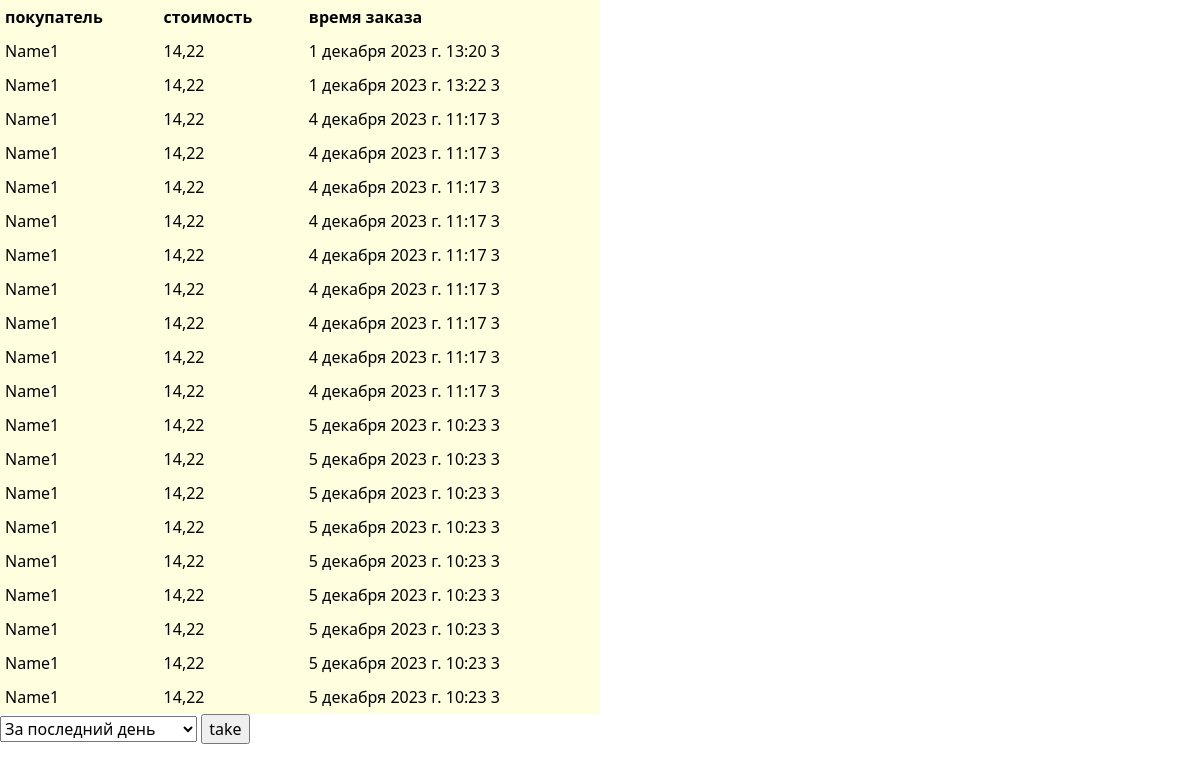
The app's page /orders/1, older data.
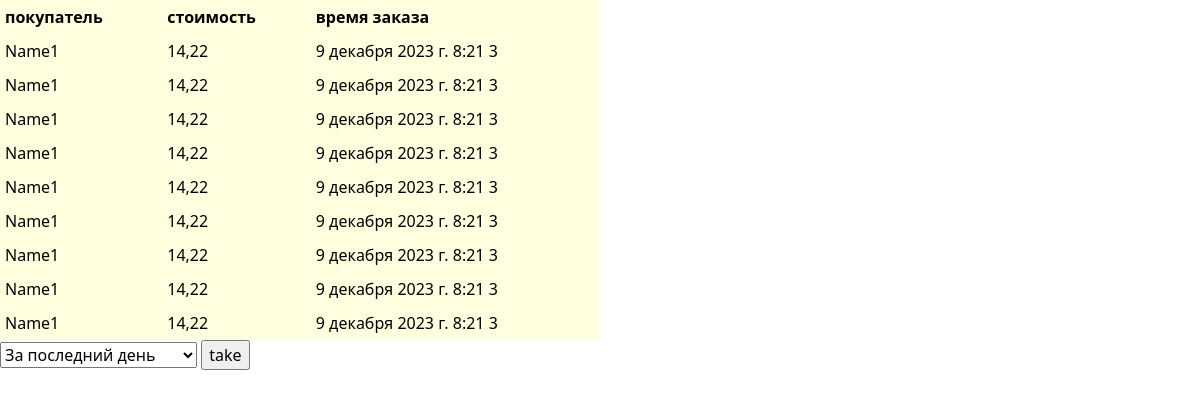
The same page, newer data.
### myapp2/models.py (models this page shows, shortened)
class User(models.Model):
    name = models.CharField(max_length=100)
    email = models.EmailField()
    phone_number = models.IntegerField()
    address = models.CharField(max_length=300)
    date_registration = models.DateTimeField(auto_now_add=True)

class Order(models.Model):
    customer = models.ForeignKey(User, on_delete=models.CASCADE)
    products = models.ManyToManyField(Product)
    total_price = models.DecimalField(max_digits=8, decimal_places=2)
    date_ordered = models.DateTimeField(default=timezone.now)

### myapp2/views.py (the view)
# urls.py: path('orders/<int:id_user>', views.get_orders, name='get_orders'),
def get_orders(request, id_user):
    user = get_object_or_404(User, pk=id_user)
    order = Order.objects.filter(customer=user)
    date = datetime.now()
    if request.method == 'POST':
        choice = int(request.POST.get('choice', 100))
        delta = date - timedelta(days=choice)
        context = {
            'order': order.filter(date_ordered__range=(delta, date)),
            'user': user.name
        }
        print(date)
        return render(request, 'myapp2/show_orders.html', context)
    else:
        context = {
            'order': order,
            'user': user.name
        }
    return render(request, 'myapp2/show_orders.html', context)

### myapp2/templates/myapp2/show_orders.html (shortened to what this page needs)
{% extends 'myapp2/base.html' %}
{% block content %}
    <table>
        <tr>
            <th> покупатель</th>
            <th>стоимость</th>
            <th>время заказа</th>
        </tr>
        {% for i in order %}
            <tr>
                <td>{{ user }}</td>
                <td>{{ i.total_price }}</td>
                <td>{{ i.date_ordered }} 3</td>
            </tr>
        {% endfor %}
    </table>
    <form method="post">
        <select name="choice">
            <option value='1'>За последний день</option>
        </select>
        <input type="submit" value="take"/>
    </form>
{% endblock %}

Row changes from the older to the newer data that the page shows:
removed Order: {{ user }} "Name1", total_price "14,22", date_ordered "1 декабря 2023 г. 13:22"
removed Order: {{ user }} "Name1", total_price "14,22", date_ordered "4 декабря 2023 г. 11:17"
removed Order: {{ user }} "Name1", total_price "14,22", date_ordered "4 декабря 2023 г. 11:17"
removed Order: {{ user }} "Name1", total_price "14,22", date_ordered "4 декабря 2023 г. 11:17"
removed Order: {{ user }} "Name1", total_price "14,22", date_ordered "4 декабря 2023 г. 11:17"
removed Order: {{ user }} "Name1", total_price "14,22", date_ordered "4 декабря 2023 г. 11:17"
removed Order: {{ user }} "Name1", total_price "14,22", date_ordered "4 декабря 2023 г. 11:17"
removed Order: {{ user }} "Name1", total_price "14,22", date_ordered "4 декабря 2023 г. 11:17"
removed Order: {{ user }} "Name1", total_price "14,22", date_ordered "4 декабря 2023 г. 11:17"
removed Order: {{ user }} "Name1", total_price "14,22", date_ordered "4 декабря 2023 г. 11:17"
removed Order: {{ user }} "Name1", total_price "14,22", date_ordered "5 декабря 2023 г. 10:23"
removed Order: {{ user }} "Name1", total_price "14,22", date_ordered "5 декабря 2023 г. 10:23"
removed Order: {{ user }} "Name1", total_price "14,22", date_ordered "5 декабря 2023 г. 10:23"
removed Order: {{ user }} "Name1", total_price "14,22", date_ordered "5 декабря 2023 г. 10:23"
removed Order: {{ user }} "Name1", total_price "14,22", date_ordered "5 декабря 2023 г. 10:23"
removed Order: {{ user }} "Name1", total_price "14,22", date_ordered "5 декабря 2023 г. 10:23"
removed Order: {{ user }} "Name1", total_price "14,22", date_ordered "5 декабря 2023 г. 10:23"
removed Order: {{ user }} "Name1", total_price "14,22", date_ordered "5 декабря 2023 г. 10:23"
removed Order: {{ user }} "Name1", total_price "14,22", date_ordered "5 декабря 2023 г. 10:23"
changed Order (number 1 of 9 on the later page): date_ordered "1 декабря 2023 г. 13:20" → "9 декабря 2023 г. 8:21"
now on this page (row edited): Order: {{ user }} "Name1", total_price "14,22", date_ordered "9 декабря 2023 г. 8:21"
now on this page (row edited): Order: {{ user }} "Name1", total_price "14,22", date_ordered "9 декабря 2023 г. 8:21"
now on this page (row edited): Order: {{ user }} "Name1", total_price "14,22", date_ordered "9 декабря 2023 г. 8:21"
now on this page (row edited): Order: {{ user }} "Name1", total_price "14,22", date_ordered "9 декабря 2023 г. 8:21"
now on this page (row edited): Order: {{ user }} "Name1", total_price "14,22", date_ordered "9 декабря 2023 г. 8:21"
now on this page (row edited): Order: {{ user }} "Name1", total_price "14,22", date_ordered "9 декабря 2023 г. 8:21"
now on this page (row edited): Order: {{ user }} "Name1", total_price "14,22", date_ordered "9 декабря 2023 г. 8:21"
now on this page (row edited): Order: {{ user }} "Name1", total_price "14,22", date_ordered "9 декабря 2023 г. 8:21"
